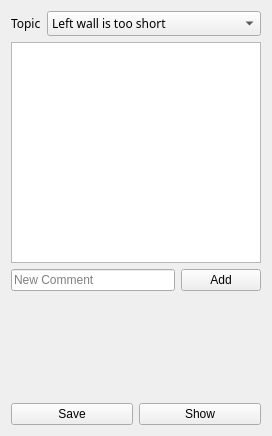
<?xml version="1.0" encoding="UTF-8"?>
<ui version="4.0">
 <class>Form</class>
 <widget class="QWidget" name="Form">
  <property name="geometry">
   <rect>
    <x>0</x>
    <y>0</y>
    <width>272</width>
    <height>436</height>
   </rect>
  </property>
  <property name="sizePolicy">
   <sizepolicy hsizetype="Preferred" vsizetype="Preferred">
    <horstretch>0</horstretch>
    <verstretch>0</verstretch>
   </sizepolicy>
  </property>
  <property name="windowTitle">
   <string>Form</string>
  </property>
  <layout class="QVBoxLayout" name="verticalLayout">
   <item>
    <layout class="QVBoxLayout" name="mainLayout">
     <item>
      <layout class="QFormLayout" name="topicLayout">
       <property name="sizeConstraint">
        <enum>QLayout::SetMinimumSize</enum>
       </property>
       <item row="0" column="0">
        <widget class="QLabel" name="topicLbl">
         <property name="font">
          <font>
           <family>Noto Sans</family>
          </font>
         </property>
         <property name="text">
          <string>Topic</string>
         </property>
        </widget>
       </item>
       <item row="0" column="1">
        <widget class="QComboBox" name="topicCBox">
         <property name="font">
          <font>
           <family>Noto Sans</family>
          </font>
         </property>
         <item>
          <property name="text">
           <string>Left wall is too short</string>
          </property>
         </item>
         <item>
          <property name="text">
           <string>Remove windows</string>
          </property>
         </item>
         <item>
          <property name="text">
           <string>Split room in two</string>
          </property>
         </item>
        </widget>
       </item>
      </layout>
     </item>
     <item>
      <layout class="QVBoxLayout" name="commentLayout">
       <item>
        <widget class="QListWidget" name="commentList">
         <property name="sizePolicy">
          <sizepolicy hsizetype="Expanding" vsizetype="Expanding">
           <horstretch>0</horstretch>
           <verstretch>0</verstretch>
          </sizepolicy>
         </property>
         <property name="maximumSize">
          <size>
           <width>16777215</width>
           <height>16777215</height>
          </size>
         </property>
         <item>
          <property name="text">
           <string/>
          </property>
         </item>
        </widget>
       </item>
       <item>
        <layout class="QHBoxLayout" name="newCommentLayout">
         <item>
          <widget class="QLineEdit" name="commentEdit">
           <property name="sizePolicy">
            <sizepolicy hsizetype="Expanding" vsizetype="Fixed">
             <horstretch>0</horstretch>
             <verstretch>0</verstretch>
            </sizepolicy>
           </property>
           <property name="placeholderText">
            <string>New Comment</string>
           </property>
          </widget>
         </item>
         <item>
          <widget class="QPushButton" name="commentBtn">
           <property name="sizePolicy">
            <sizepolicy hsizetype="Minimum" vsizetype="Fixed">
             <horstretch>0</horstretch>
             <verstretch>0</verstretch>
            </sizepolicy>
           </property>
           <property name="text">
            <string>Add</string>
           </property>
          </widget>
         </item>
        </layout>
       </item>
      </layout>
     </item>
     <item>
      <layout class="QHBoxLayout" name="snapshotLayout">
       <item>
        <widget class="QLabel" name="snapshotDisplay3">
         <property name="sizePolicy">
          <sizepolicy hsizetype="Preferred" vsizetype="Expanding">
           <horstretch>0</horstretch>
           <verstretch>5</verstretch>
          </sizepolicy>
         </property>
         <property name="maximumSize">
          <size>
           <width>16777215</width>
           <height>100</height>
          </size>
         </property>
         <property name="styleSheet">
          <string notr="true">image: url(:/resources/snapshot2.jpg);</string>
         </property>
         <property name="text">
          <string/>
         </property>
        </widget>
       </item>
       <item>
        <widget class="QLabel" name="snapshotDisplay2">
         <property name="maximumSize">
          <size>
           <width>16777215</width>
           <height>200</height>
          </size>
         </property>
         <property name="styleSheet">
          <string notr="true">
image: url(:/resources/snapshot1.jpg);
</string>
         </property>
         <property name="text">
          <string/>
         </property>
        </widget>
       </item>
       <item>
        <widget class="QLabel" name="snapshotDisplay1">
         <property name="maximumSize">
          <size>
           <width>16777215</width>
           <height>100</height>
          </size>
         </property>
         <property name="styleSheet">
          <string notr="true">image: url(:/resources/snapshot3.png);</string>
         </property>
         <property name="text">
          <string/>
         </property>
        </widget>
       </item>
      </layout>
     </item>
     <item>
      <layout class="QHBoxLayout" name="buttonLayout">
       <item>
        <widget class="QPushButton" name="saveBtn">
         <property name="text">
          <string>Save</string>
         </property>
        </widget>
       </item>
       <item>
        <widget class="QPushButton" name="showBtn">
         <property name="text">
          <string>Show</string>
         </property>
        </widget>
       </item>
      </layout>
     </item>
    </layout>
   </item>
  </layout>
 </widget>
 <resources>
  <include location="resources.qrc"/>
 </resources>
 <connections/>
</ui>
